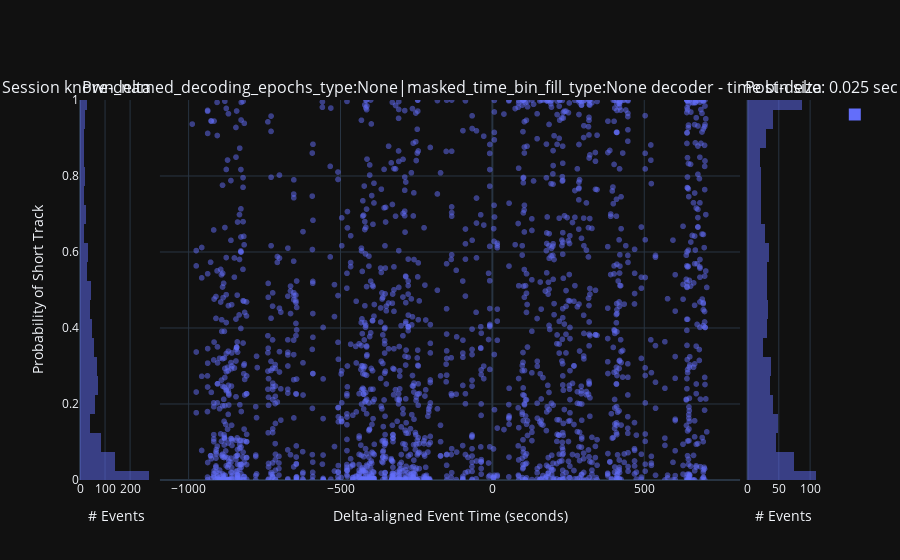

Notebook cell for this chart:
### Code cell
from pyphoplacecellanalysis.Pho2D.plotly.Extensions.plotly_helpers import build_single_plotly_marginal_scatter_and_hist_over_time

## INPUTS: a_decoded_time_bin_marginal_posterior_df
#INPUTS: a_target_context: IdentifyingContext, a_result: DecodedFilterEpochsResult, a_decoded_marginal_posterior_df: pd.DataFrame, a_decoder: BasePositionDecoder
_flat_out_figs_dict = {}
# a_target_context = curr_active_pipeline.build_display_context_for_filtered_session(filtered_session_name='maze_any', display_fn_name='DirectionalMergedDecoders')
a_target_context = curr_active_pipeline.build_display_context_for_session(display_fn_name='a_decoded_time_bin_marginal_posterior_df', time_bin_size=0.025)
a_fig, a_figure_context = build_single_plotly_marginal_scatter_and_hist_over_time(a_decoded_posterior_df=a_decoded_time_bin_marginal_posterior_df, a_target_context=a_target_context, y='P_Short')
_flat_out_figs_dict[a_figure_context] = a_fig

a_fig.show()

### Figure 1 — Plotly figure (JSON) as saved in the notebook; plotly's stock layout.template omitted (floating-point values rounded to 4 significant figures; data arrays with more than 128 entries replaced by an {"elided": "..."} marker saying what was removed)
{"data": [{"alignmentgroup": "True", "bingroup": "y", "hovertemplate": "count=%{x}<br>P_Short=%{y}<extra></extra>", "legendgroup": "", "marker": {"color": "#636efa", "opacity": 0.5, "pattern": {"shape": ""}}, "name": "", "nbinsy": 25, "offsetgroup": "", "orientation": "h", "showlegend": true, "type": "histogram", "xaxis": "x", "xbins": {"end": 0.95, "size": 0.1, "start": 0.05}, "y": {"elided": "1339 float values"}, "yaxis": "y"}, {"hovertemplate": "delta_aligned_start_t=%{x}<br>P_Short=%{y}<extra></extra>", "legendgroup": "", "marker": {"color": "#636efa", "line": {"width": 0}, "opacity": 0.5, "symbol": "circle"}, "mode": "markers", "name": "trace_scatter", "showlegend": false, "type": "scattergl", "x": {"elided": "2334 float values"}, "xaxis": "x2", "y": {"elided": "2334 float values"}, "yaxis": "y2"}, {"alignmentgroup": "True", "bingroup": "y", "hovertemplate": "count=%{x}<br>P_Short=%{y}<extra></extra>", "legendgroup": "", "marker": {"color": "#636efa", "opacity": 0.5, "pattern": {"shape": ""}}, "name": "trace_post_delta_hist", "nbinsy": 25, "offsetgroup": "", "orientation": "h", "showlegend": false, "type": "histogram", "xaxis": "x3", "xbins": {"end": 0.95, "size": 0.1, "start": 0.05}, "y": {"elided": "995 float values"}, "yaxis": "y3"}], "layout": {"annotations": [{"font": {"size": 16}, "showarrow": false, "text": "Pre-delta", "x": 0.049, "xanchor": "center", "xref": "paper", "y": 1, "yanchor": "bottom", "yref": "paper"}, {"font": {"size": 16}, "showarrow": false, "text": "Session known_named_decoding_epochs_type:None|masked_time_bin_fill_type:None decoder - time bin size: 0.025 sec", "x": 0.5, "xanchor": "center", "xref": "paper", "y": 1, "yanchor": "bottom", "yref": "paper"}, {"font": {"size": 16}, "showarrow": false, "text": "Post-delta", "x": 0.951, "xanchor": "center", "xref": "paper", "y": 1, "yanchor": "bottom", "yref": "paper"}], "barmode": "overlay", "legend": {"itemsizing": "constant", "traceorder": "grouped"}, "meta": {"figure_context": {"comparison": "pre-post-delta", "data_grain": null, "epochs_name": null, "histogram_variable_name": "P_Short", "num_unique_sessions": 1, "plot_type": "scatter+hist", "t_bin_size": 0.025, "title": "Session known_named_decoding_epochs_type:None|masked_time_bin_fill_type:None decoder - time bin size: 0.025 sec", "variable_name": "P_Short"}, "preferred_filename": "P_Short_1_0.025_Session known_named_decoding_epochs_type-None|masked_time_bin_fill_type-None decoder - time bin size- 0.025 sec_None_None_scatter+hist_pre-post-delta_P_Short"}, "xaxis": {"anchor": "y", "domain": [0, 0.098], "title": {"text": "# Events"}}, "xaxis2": {"anchor": "y2", "domain": [0.108, 0.892], "title": {"text": "Delta-aligned Event Time (seconds)"}}, "xaxis3": {"anchor": "y3", "domain": [0.902, 1], "title": {"text": "# Events"}}, "yaxis": {"anchor": "x", "autorange": false, "domain": [0, 1], "fixedrange": true, "range": [0, 1], "title": {"text": "Probability of Short Track"}}, "yaxis2": {"anchor": "x2", "domain": [0, 1], "matches": "y", "showticklabels": false}, "yaxis3": {"anchor": "x3", "domain": [0, 1], "matches": "y", "showticklabels": false}}}
